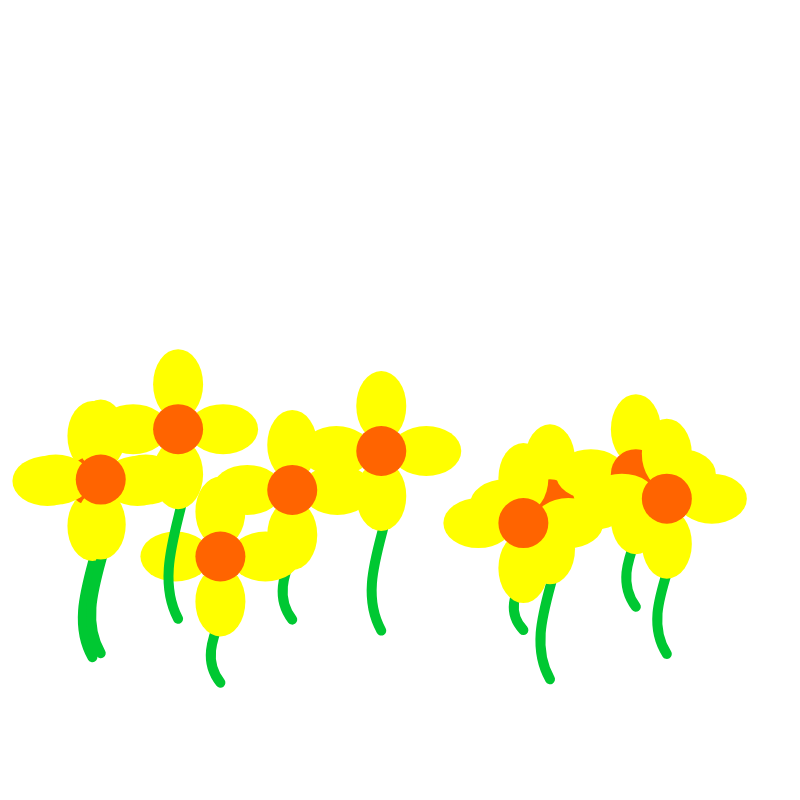
Frame 1 (no input)
Frame 60 (no input): identical to frame 1, image omitted
Frame 120 (the mouse pressed at the canvas centre since frame 60): identical to frame 1, image omitted

The p5.js sketch that drew this single still picture (run headless with seeded random() and noise() and a simulated clock; from frame 60 on, the mouse is pressed at the canvas centre):

// p5.js sketch
// ── sketch.js
// В этом случае стрелочная реализация функции без фигурных скобок подразумевает, что на место вызова вернется расчитаное выражение после стрелки
const difTwoVariables = (x, y) => x - y; 
let countFlowers = 10;
let massFlowers = [];
function setup()
{
   createCanvas(800, 800);
   for(let i = 0; i < countFlowers; i++)
        massFlowers.push(
        {
            x: random(50, 750),
            y: height - (100 + random(100)),
            h: 100 + random(100),
            drawFlower: function()
            {
                noFill();
                strokeWeight(10);
                stroke(0, 200, 50);
                curve
                (
                    this.x + 200, this.y + this.h,
                    this.x, this.y,
                    this.x, this.y - this.h,
                    this.x - 200, this.y - (this.h + 100)
                );

                noStroke();
                fill(255, 255, 0);
                ellipse(this.x + 45, this.y - this.h, 70, 50);
                ellipse(this.x - 45, this.y - this.h, 70, 50);
                ellipse(this.x, this.y - this.h + 45, 50, 70);
                ellipse(this.x, this.y - this.h - 45, 50, 70);

                fill(255, 100, 0);
                ellipse(this.x, this.y - this.h, 50, 50)
            }
        });
}

function draw()
{
   background(255);
   for(let i = 0; i < massFlowers.length; i++)
   {
        massFlowers[i].drawFlower();
   }
}

// Общее описание функции, методов называется сигнатурой функции или методы
function sumTwoVariables(x, y) // x, y - параметры функции, а функция с параметрами называется параметризированной
{
    return x + y;
}
